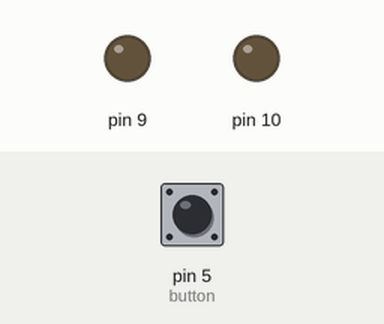
This sketch was run on a simulated Arduino Uno, built with avr-gcc and run on an emulated ATmega328P. Parts: output pins drawn as LEDs (lit = HIGH). The test bench sets the inputs (shaded band); at power-on: pin 5 (button) HIGH. Random numbers use the default seed unless the sketch sets one.

Above: at 0.5 s.
1.3 s: pin 5 (button) pulled LOW for 3.2 s
At 5.7 s:
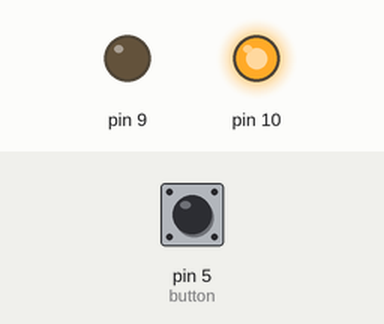
At 11.5 s:
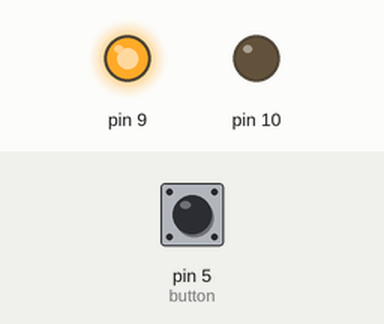
Timing chart, 0 to 15.0 s (numbered marks = the images above; inputs shaded):
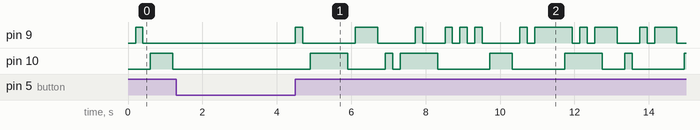

The sketch:

Class_1_-_4_random2.ino
```cpp
//Randomly decide waht LED to blink at a set rate

int led1_output;
int led2_output;
long current_time;
long prev_time;
long prev_time2;
int button_read;
int interval1 = 200;
int interval2;
int led_sel;

void setup() {
  pinMode(5, INPUT_PULLUP);
  pinMode(9, OUTPUT);
  pinMode(10, OUTPUT);
}

void loop() {
  current_time = millis();

  button_read = digitalRead(5); //0 when button is pressed

  if (button_read == 1) {

    if (current_time - prev_time2 > interval1) {
      prev_time2 = current_time;

      if (led2_output == 0) {
        led2_output = 1;
      }
      else {
        led2_output = 0;
      }

      //get a random number from 0-9 and use it to decide which LED to turn on
      led_sel = random(10);

      if (led_sel < 4) { //if it's 0-3
        digitalWrite(10, led2_output);
      }
      else{//if it's 4 or greater
        digitalWrite(9, led2_output);
      }

    } //end of led2 timing if

    //this part is only printing the lde1_output value now
    if (current_time - prev_time > 500) {
      prev_time = current_time;

      if (led1_output == 0) {
        led1_output = 1;
      }
      else {
        led1_output = 0;
      }
      Serial.println(led1_output);
      //digitalWrite(9, led1_output);

    } //end of led1 timing if

  } //end of button if

  else {
    digitalWrite(9, 0);
    digitalWrite(10, 0);
  }

} //end of loop
```
